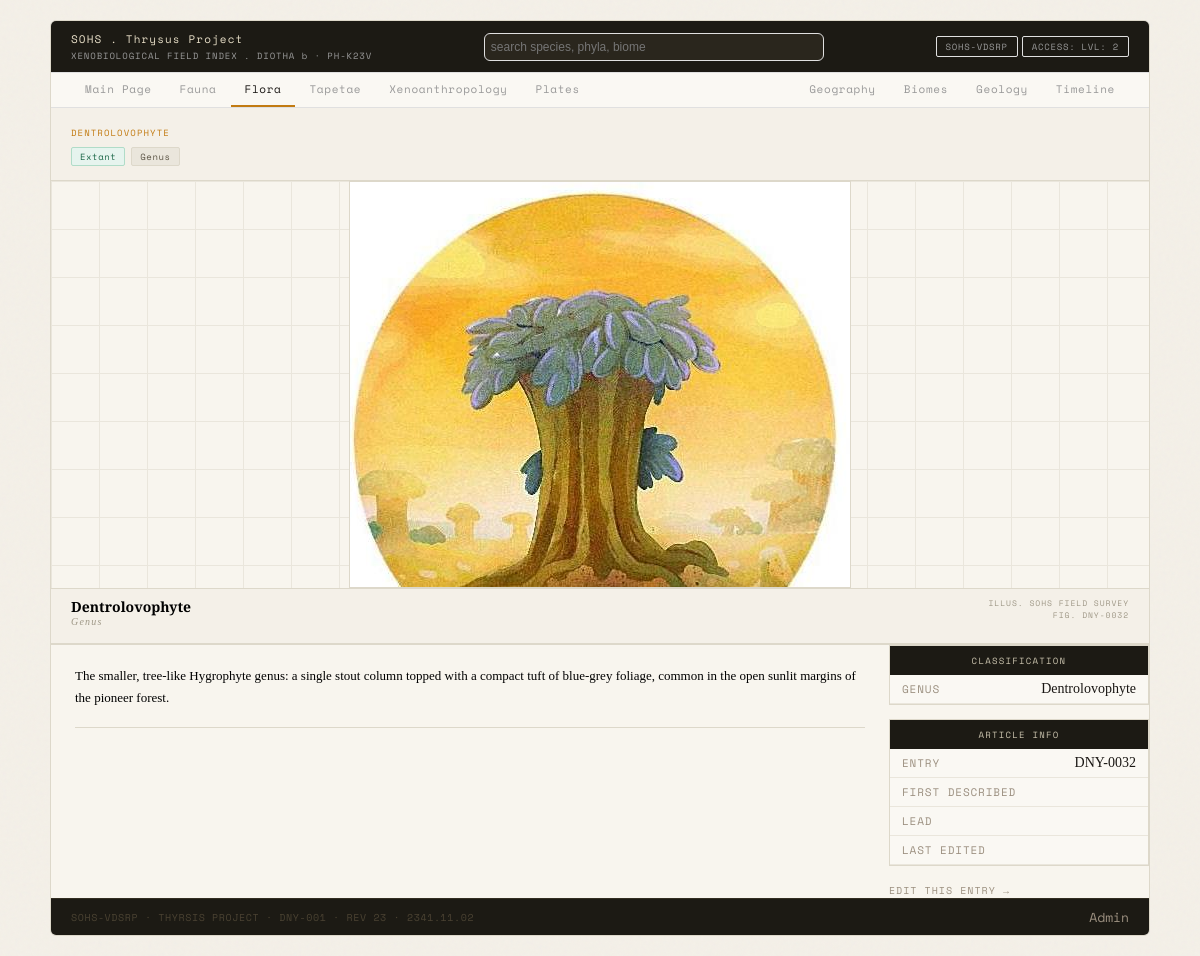
Page /entry.php?type=taxon&id=32 on the committed database.
### tables this page shows
CREATE TABLE `taxa` (
  `id` int(11) NOT NULL AUTO_INCREMENT,
  `parent_taxon_id` int(11) DEFAULT NULL,
  `name` varchar(100) NOT NULL,
  `rank` varchar(55) DEFAULT NULL,
  `description` text DEFAULT NULL,
  `colour_hex` varchar(7) DEFAULT NULL,
  `body_plan` text DEFAULT NULL,
  `appearance` text DEFAULT NULL,
  `behaviour` text DEFAULT NULL,
  `habitat_and_distribution` text DEFAULT NULL,
  `evolutionary_history` text DEFAULT NULL,
  `status` enum('extant','extinct') DEFAULT 'extant',
  `first_described` date DEFAULT NULL,
  `lead` varchar(100) DEFAULT NULL,
  `last_edited` date DEFAULT NULL,
  `category` enum('fauna','flora','tapetae') DEFAULT 'fauna',
  `image` varchar(255) DEFAULT NULL,
  PRIMARY KEY (`id`),
  KEY `parent_taxon_id` (`parent_taxon_id`),
  CONSTRAINT `taxa_ibfk_1` FOREIGN KEY (`parent_taxon_id`) REFERENCES `taxa` (`id`)
);

### entry.php (the view, shortened to what this page needs)
<?php
$type = $_GET['type'] ?? 'taxon';
$id = (int)($_GET ['id'] ?? 0);
if ($type == 'species') {
    $query = "SELECT * FROM species WHERE id = $id";
} else {
    $query = "SELECT * FROM taxa WHERE id = $id";
}
$result = mysqli_query($db_connect, $query);
$taxon = $result->fetch_assoc();
include 'header.php';
$title = ($type == 'species') ? $taxon['common_name'] : $taxon['name'];
$lede = ( $type == 'species') ? $taxon['species_description'] : $taxon['description'];
if ($type == 'species') {
    $ranklabel = 'Species';
} else {
    $ranklabel = $taxon['rank']? ucfirst($taxon['rank']) : 'Clade';
}
$crumbs = [];
if ($type == 'species') {
    $tid = (int)$taxon['taxon_id'];
    $walker = mysqli_query($db_connect, "SELECT * FROM taxa WHERE id = $tid")->fetch_assoc();
} else {
    $walker = $taxon;
}
while ($walker) {
    $crumbs[] = $walker;
    if ($walker['parent_taxon_id']) {
        $pid = (int)$walker['parent_taxon_id'];
        $walker = $walker = mysqli_query($db_connect, "SELECT * FROM taxa WHERE id = $pid")->fetch_assoc();
    } else {
        $walker = null;
    }
}
$crumbs = array_reverse($crumbs);
?>
    <div class="entry-header">
    <div class= "entry-breadcrumb">
    <?php
    $links = [];
    foreach ($crumbs as $c) {
        $links[] = "<a href='entry.php?id=" . $c['id'] . "'>" . $c['name'] . "</a>";
    }
    echo implode(' › ', $links);
    ?>
    </div>
    <div class="entry-tags">
        <div class="entry-tag <?php echo $taxon['status']; ?>"><?php echo ucfirst($taxon['status']); ?></div>
        <div class="entry-tag class"><?php echo $ranklabel; ?></div>
    </div>
</div>
<?php if ($type != 'species' && !empty($taxon['image'])) { ?>
<div class="faceplate">
    <div class="faceplate-inner">
        <img class="faceplate-img" src="images/<?php echo $taxon['image']; ?>" alt="<?php echo $title; ?>">
    </div>
    <div class="faceplate-caption">
<div>
    <div class="faceplate-caption-name"><?php echo $title ?></div>
    <div class="faceplate-caption-sci"><?php echo $ranklabel; ?></div>
</div>
<div class ="faceplate-caption-meta">
    Illus. SOHS Field Survey<br>
    Fig. <?php echo "DNY-" . str_pad($id, 4, "0", STR_PAD_LEFT); ?>
</div>
</div>
</div>
<?php } ?>
    <div class="entry-body">
        <div class="entry-main-text">
            <div class="entry-lede">
                <p><?php echo $lede; ?></p>
            </div>
        </div>
        <div class="entry-sidebar">
            <div class="info-box">
                <div class="info-box-header">Classification</div>
                <?php
                foreach ($crumbs as $c) {
                    $rank = $c['rank'] ? ucfirst($c['rank']) : 'Clade';
                    echo "<div class='info-row'><span class='info-key'>$rank</span><span class='info-value'>" . $c['name'] . "</span></div>";
                }
                ?>
            </div>
            <div class="info-box">
                <div class="info-box-header">Article Info</div>
                <?php
                $rows = [
                     "Entry" => "DNY-" . str_pad($id, 4 , "0", STR_PAD_LEFT),
                    "First Described" => $taxon['first_described'],
                    "Lead" => $taxon['lead'],
                    "Last Edited" => $taxon['last_edited'],
                ];
                foreach ($rows as $key => $value) {
                    echo "<div class='info-row'><span class='info-key'>$key</span><span class='info-value'>$value</span></div>";
                }
                ?>
            </div>
                <a class="edit-link" href="admin.php?type=<?php echo $type; ?>&id=<?php echo $id; ?>">
                    Edit this entry &rarr;
                </a>
        </div>
    </div>
<?php include 'footer.php'; ?>

### style.css (style rules this page uses)
* { box-sizing: border-box; margin: 0; padding: 0; }
:root { --bg: #f4f0e8; --surface: #faf8f3; --border: #ddd8ca; --border-faint: #eae6dc; --topbar-bg: #1c1a14; --text-primary: #1a1714; --text-secondary: #5c5546; --text-muted: #9c9080; --accent-amber: #c27b12; --mono: 'Space Mono', monospace; --serif: 'Libre Baskerville', serif; }
body { background: var(--bg); padding: 20px; }
.entry-header { background: var(--bg); border-bottom: 1px solid var(--border); padding: 18px 20px 14px; }
.entry-breadcrumb { font-size: 9px; letter-spacing: 0.12em; color: var(--text-muted); font-family: var(--mono); text-transform: uppercase; margin-bottom: 8px; }
.entry-breadcrumb a { color: var(--accent-amber); text-decoration: none; }
.entry-tags { display: flex; gap: 6px; flex-wrap: wrap; }
.entry-tag { font-size: 9px; padding: 2px 8px; border-radius: 2px; font-family: var(--mono); letter-spacing: 0.06em; background: var(--border-faint); color: var(--text-secondary); border: 1px solid var(--border); }
.entry-tag.extant { background: #e6f4ee; color: #1a6647; border-color: #b0dcc8; }
.faceplate { display: block; width: 100%; border-bottom: 1px solid var(--border); background: #f8f5ee; background-image: linear-gradient(var(--border-faint) 1px, transparent 1px), linear-gradient(90deg, var(--border-faint) 1px, transparent 1px); background-size: 48px 48px; }
.faceplate-inner { display: flex; align-items: center; justify-content: center; padding: 0; width: 100%; }
.faceplate-img { max-width: 100%; max-height: 620px; object-fit: contain; display: block; border: 1px solid var(--border); }
.faceplate-caption { display: flex; justify-content: space-between; background: var(--bg); padding: 8px 20px; border-bottom: 1px solid var(--border); border-top: 1px solid var(--border); }
.faceplate-caption-sci { font-family: var(--serif); letter-spacing: 0.12em; font-size: 10px; margin-bottom: 8px; font-style: italic; color: #9F9887; }
.faceplate-caption-meta { font-family: var(--mono); letter-spacing: 0.12em; font-size: 8px; margin-bottom: 8px; text-align: right; text-transform: uppercase; color: #9F9887; }
.faceplate-caption-name { font-family: var(--serif); font-size: 14px; font-weight: 700; }
.entry-body { display: grid; grid-template-columns: 1fr 260px; background: #f8f5ee; }
.entry-lede { font-family: var(--serif); border-bottom: 1px solid var(--border); font-size: 13px; line-height: 1.7; margin-bottom: 28px; padding-bottom: 18px; }
.entry-main-text { padding: 20px 24px; }
.info-box { border: 1px solid var(--border); background: var(--surface); margin-bottom: 14px; overflow: hidden; }
.info-box-header { background: var(--topbar-bg); color: #c9c2ad; font-size: 9px; font-family: var(--mono); text-transform: uppercase; letter-spacing: 0.14em; padding: 8px 12px; text-align: center; }
.info-row { display: flex; justify-content: space-between; padding: 6px 12px; border-bottom: 1px solid var(--border-faint); font-size: 12px; }
.info-key { letter-spacing: 0.08em; font-family: var(--mono); font-size: 11px; color: var(--text-muted); text-transform: uppercase; }
.info-value { font-size: 14px; color: var(--text-primary); text-align: right; }
.edit-link { font-family: var(--mono); text-transform: uppercase; letter-spacing: 0.1em; font-size: 10px; color: var(--text-muted); text-decoration-line: none; }

### rows in the picture
taxa: name "DENTROLOVOPHYTE", status "Extant", rank "Genus", image (picture), name "Dentrolovophyte", description "The smaller, tree-like Hygrophyte genus: a single stout column topped with a compact tuft of blue-grey foliage, common in the open sunlit margins of the pioneer forest.", rank "GENUS"

### other values in the picture
str_pad($id, 4, "0", STR_PAD_LEFT) "0032"
$key "ENTRY"
$value "DNY-0032"
$key "FIRST DESCRIBED"
$key "LEAD"
$key "LAST EDITED"
